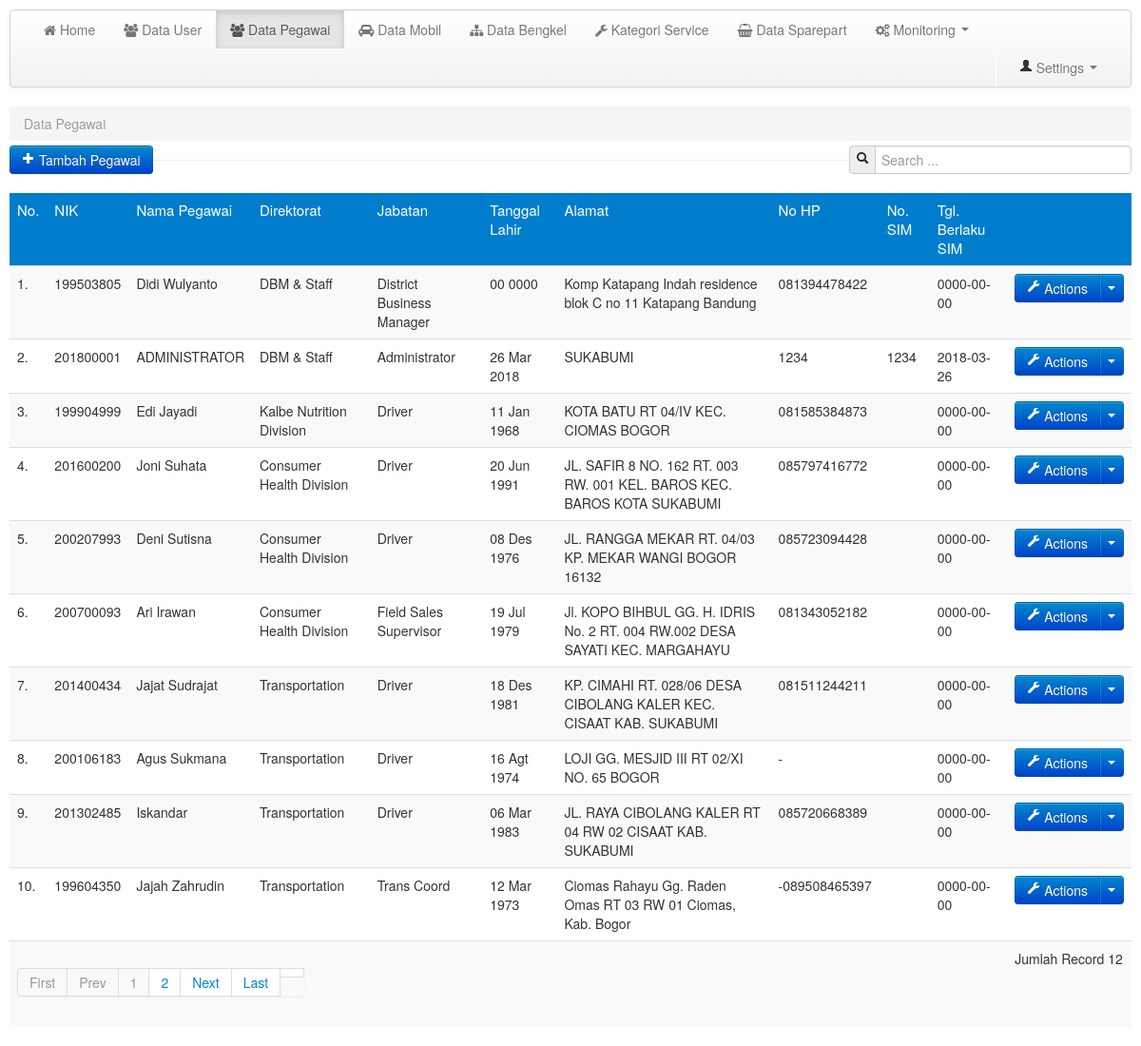
Screenshot of /media.php?module=data_pegawai (signed in) with the database file from the repository.
### tables this page shows
CREATE TABLE `pegawai` (
  `id_peg` int(11) NOT NULL,
  `id_dir` int(11) NOT NULL,
  `NIP` int(9) NOT NULL,
  `nama_peg` varchar(30) NOT NULL,
  `jabatan` varchar(30) NOT NULL,
  `golongan` int(11) NOT NULL,
  `tpt_lhr` varchar(12) NOT NULL,
  `tgl_lhr` date NOT NULL,
  `alamat` text NOT NULL,
  `email` varchar(30) NOT NULL,
  `no_hp` varchar(13) NOT NULL,
  `no_sim` varchar(20) NOT NULL,
  `tgl_ber_sim` date NOT NULL
);

CREATE TABLE `direktorat` (
  `id_dir` int(11) NOT NULL,
  `kode_dir` int(4) NOT NULL,
  `direktorat` varchar(12) NOT NULL,
  `deskripsi` text NOT NULL
);

### config/fungsi_indotgl.php (called while the page is built, shortened)
<?php
	function tgl_indo($tgl){
			$tanggal = substr($tgl,8,2);
			$bulan = getBulan(substr($tgl,5,2));
			$tahun = substr($tgl,0,4);
			return $tanggal.' '.$bulan.' '.$tahun;
	}
	function getBulan($bln){
				switch ($bln){
					case 1:
						return "Jan";
						break;
					case 3:
						return "Mar";
						break;
					case 6:
						return "Jun";
						break;
					case 7:
						return "Jul";
						break;
					case 8:
						return "Agt";
						break;
					case 12:
						return "Des";
						break;
				}
			}
?>

### mod_pegawai/pegawai.php (the view, shortened to what this page needs)
<?php
	switch ($_GET['act']) {
		default:
?>
<?php
	$p = new Paging;
	$batas = 10;
	$posisi = $p->cariPosisi($batas);
?>
	<section>
		<ul class="breadcrumb" style="margin-bottom: 5px">
			<li class="active">Data Pegawai</li>
		</ul>
		<div class="control-group pull-left">
			<button class="btn btn-primary" type="button" onclick="window.location='media.php?module=data_pegawai&&act=tambah'"><i class="icon-plus icon-white"></i> Tambah Pegawai</button>
		</div>
		<form class="form-search pull-right">
			<div class="input-prepend">
				<span class="add-on"><i class="icon-search"></i></span>
				<input class="span3" id="txtcari" type="text" placeholder="Search ..."></input>
			</div>
		</form>
		<hr>
		<div class="row-fluid">
			<div class="span12 pull-left">
				<div id="tabel_awal">
					<table class="table table-striped">
						<thead>
							<tr class="head1">
								<td>No.</td>
								<td>NIK</td>
								<td>Nama Pegawai</td>
								<td>Direktorat</td>
								<td>Jabatan</td>
								<td>Tanggal Lahir</td>
								<td>Alamat</td>
								<td>No HP</td>
								<td>No. SIM</td>
								<td>Tgl. Berlaku SIM</td>
								<td></td>
							</tr>
						</thead>
						<tbody>
						<?php
							$query = mysqli_query($conn, "SELECT * FROM pegawai, direktorat WHERE pegawai.id_dir=direktorat.id_dir ORDER BY pegawai.id_dir ASC LIMIT $posisi, $batas");
							$no = $posisi+1;
							while ($r = mysqli_fetch_array($query)) { ?>
							<tr>
								<td><?php echo $no."."; ?></td>
								<td><?php echo $r['NIP']; ?></td>
								<td><?php echo $r['nama_peg']; ?></td>
								<td><?php echo $r['deskripsi']; ?></td>
								<td><?php echo $r['jabatan']; ?></td>
								<td><?php echo tgl_indo($r['tgl_lhr']); ?></td>
								<td><?php echo $r['alamat']; ?></td>
								<td><?php echo $r['no_hp'] ?></td>
								<td><?php echo $r['no_sim'] ?></td>
								<td><?php echo $r['tgl_ber_sim'] ?></td>
								<td>
									<div class="btn-group">
										<a class="btn btn-primary" href="#"><i class="icon-wrench icon-white"></i> Actions</a>
										<a class="btn btn-primary dropdown-toggle" data-toggle="dropdown" href="#"><span class="caret"></span></a>
									</div>
								</td>
							</tr>
					<?php $no++; } ?>
							<tr>
								<td colspan="10">
								<?php
									$jmldata = mysqli_num_rows(mysqli_query($conn, "SELECT * FROM pegawai"));
									$jmlhalaman = $p->jumlahHalaman($jmldata, $batas);
									$linkhalaman = $p->navHalaman($_GET['halaman'], $jmlhalaman);
									echo "$linkhalaman";
								?>
								<td>Jumlah Record <?php echo $jmldata; ?></td>
								</td>
							</tr>
						</tbody>
					</table>
				</div>
			</div>
		</div>
	</section>
<?php break;
?>
<?php break; } ?>

### assets/css/custom.css (style rules this page uses)
body { background: #fff; }
nav,header,section,footer { margin:10px 10px 0 10px; }
table .head1 { background:#007dcc; color:#fff; font-size:15px; }

### rows the page displays
pegawai: NIP "199503805", nama_peg "Didi Wulyanto", id_dir.deskripsi "DBM & Staff", jabatan "District Business Manager", tgl_lhr "00 0000", alamat "Komp Katapang Indah residence blok C no 11 Katapang Bandung", no_hp "081394478422", tgl_ber_sim "0000-00-00"
pegawai: NIP "201800001", nama_peg "ADMINISTRATOR", id_dir.deskripsi "DBM & Staff", jabatan "Administrator", tgl_lhr "26 Mar 2018", alamat "SUKABUMI", no_hp "1234", no_sim "1234", tgl_ber_sim "2018-03-26"
pegawai: NIP "199904999", nama_peg "Edi Jayadi", id_dir.deskripsi "Kalbe Nutrition Division", jabatan "Driver", tgl_lhr "11 Jan 1968", alamat "KOTA BATU RT 04/IV KEC. CIOMAS BOGOR", no_hp "081585384873", tgl_ber_sim "0000-00-00"
pegawai: NIP "201600200", nama_peg "Joni Suhata", id_dir.deskripsi "Consumer Health Division", jabatan "Driver", tgl_lhr "20 Jun 1991", alamat "JL. SAFIR 8 NO. 162 RT. 003 RW. 001 KEL. BAROS KEC. BAROS KOTA SUKABUMI", no_hp "085797416772", tgl_ber_sim "0000-00-00"
pegawai: NIP "200207993", nama_peg "Deni Sutisna", id_dir.deskripsi "Consumer Health Division", jabatan "Driver", tgl_lhr "08 Des 1976", alamat "JL. RANGGA MEKAR RT. 04/03 KP. MEKAR WANGI BOGOR 16132", no_hp "085723094428", tgl_ber_sim "0000-00-00"
pegawai: NIP "200700093", nama_peg "Ari Irawan", id_dir.deskripsi "Consumer Health Division", jabatan "Field Sales Supervisor", tgl_lhr "19 Jul 1979", alamat "Jl. KOPO BIHBUL GG. H. IDRIS No. 2 RT. 004 RW.002 DESA SAYATI KEC. MARGAHAYU", no_hp "081343052182", tgl_ber_sim "0000-00-00"
pegawai: NIP "201400434", nama_peg "Jajat Sudrajat", id_dir.deskripsi "Transportation", jabatan "Driver", tgl_lhr "18 Des 1981", alamat "KP. CIMAHI RT. 028/06 DESA CIBOLANG KALER KEC. CISAAT KAB. SUKABUMI", no_hp "081511244211", tgl_ber_sim "0000-00-00"
pegawai: NIP "200106183", nama_peg "Agus Sukmana", id_dir.deskripsi "Transportation", jabatan "Driver", tgl_lhr "16 Agt 1974", alamat "LOJI GG. MESJID III RT 02/XI NO. 65 BOGOR", no_hp "-", tgl_ber_sim "0000-00-00"
pegawai: NIP "201302485", nama_peg "Iskandar", id_dir.deskripsi "Transportation", jabatan "Driver", tgl_lhr "06 Mar 1983", alamat "JL. RAYA CIBOLANG KALER RT 04 RW 02 CISAAT KAB. SUKABUMI", no_hp "085720668389", tgl_ber_sim "0000-00-00"
pegawai: NIP "199604350", nama_peg "Jajah Zahrudin", id_dir.deskripsi "Transportation", jabatan "Trans Coord", tgl_lhr "12 Mar 1973", alamat "Ciomas Rahayu Gg. Raden Omas RT 03 RW 01 Ciomas, Kab. Bogor", no_hp "-089508465397", tgl_ber_sim "0000-00-00"

### other values shown
$halamanaktif "1"
$jmldata "12"
